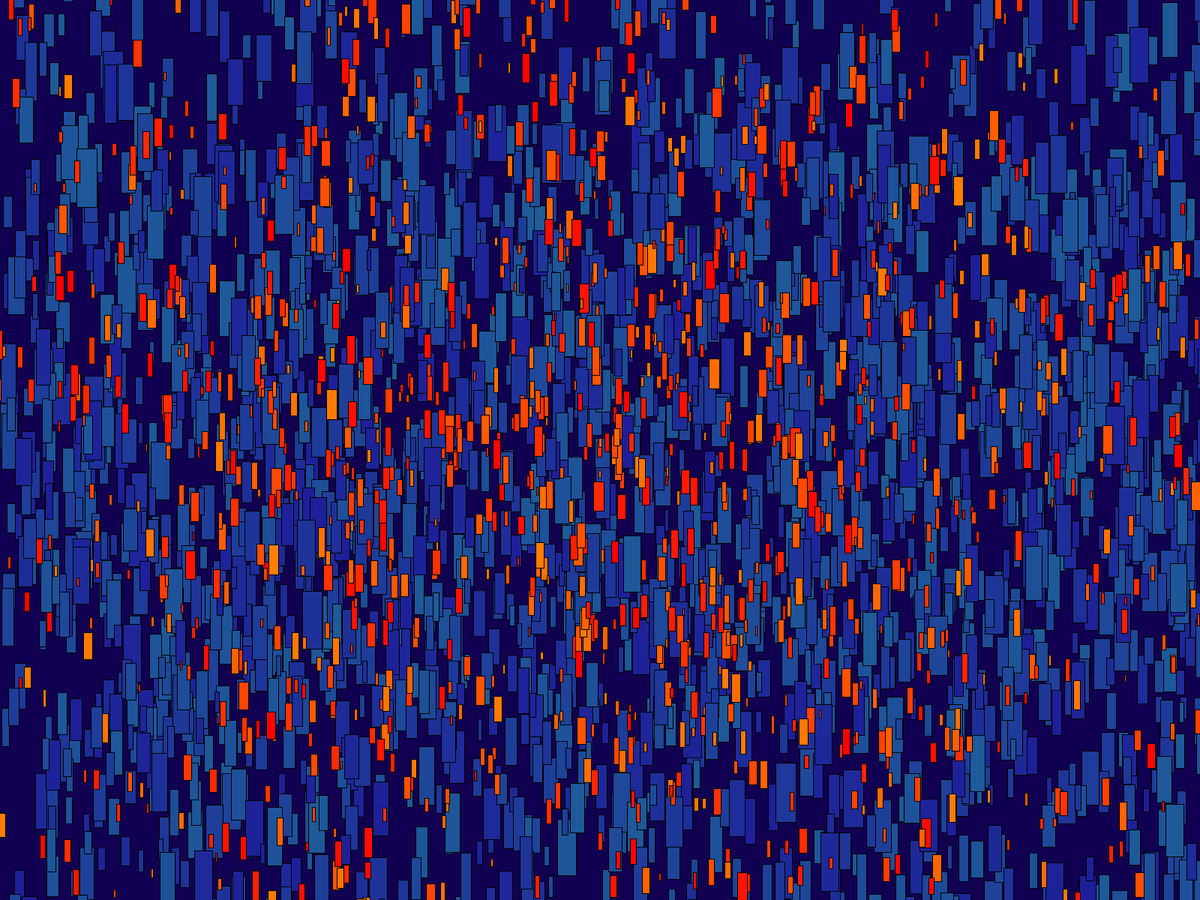
Frame 1 (no input)
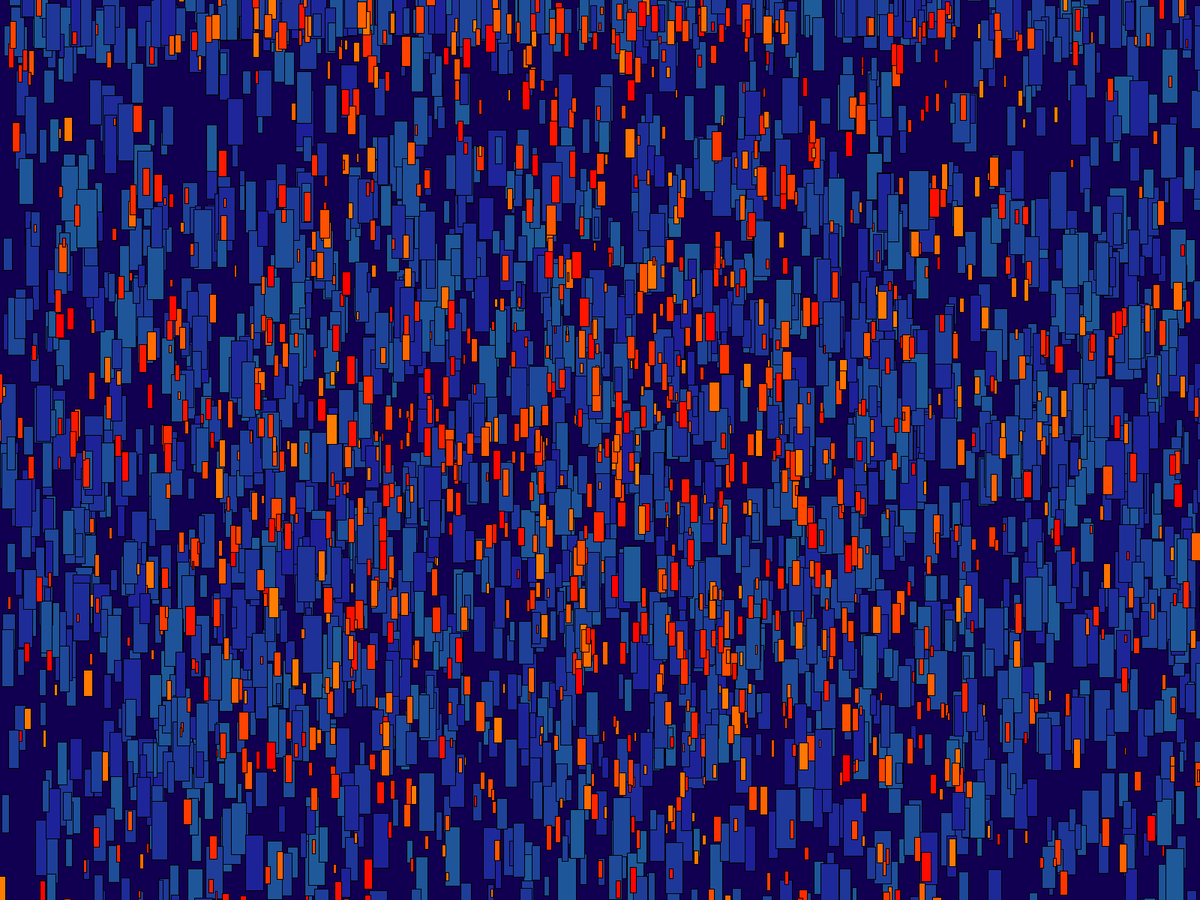
Frame 60 (the mouse pressed at the canvas centre just before this capture)
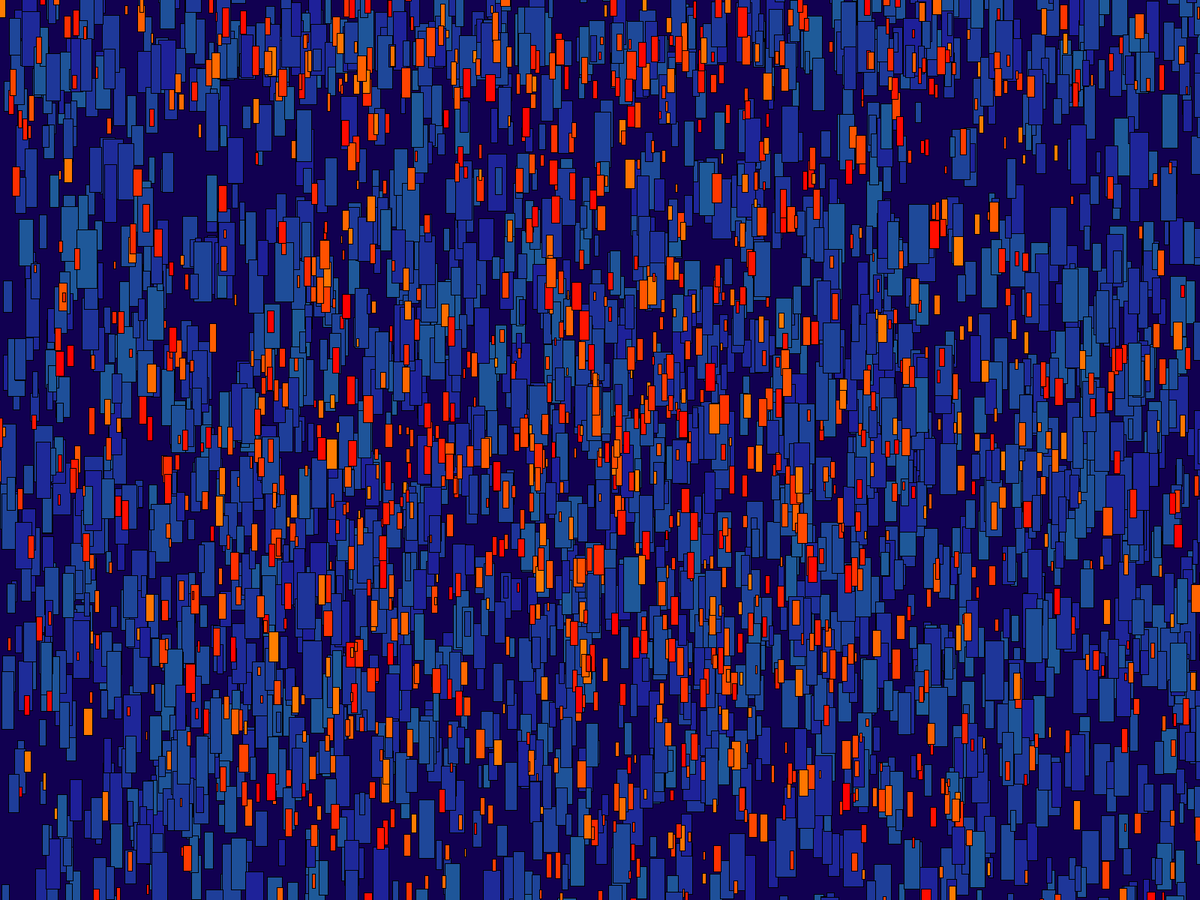
Frame 120 (the mouse held since frame 60 and released just before this capture)

The Processing sketch that drew these frames (run headless with seeded random() and noise(); from frame 60 on, the mouse is pressed at the canvas centre):

// Processing sketch: raining_cars
// ── raining_cars.pde
Car[] foregroundCars;
BackgroundCar[] backgroundCars;
int numForegroundCars = 1500;
int numBackgroundCars = 2500;

void setup() {
  //size(1600, 800);
  fullScreen();
  colorMode(HSB, 360, 100, 100, 1.0);
  
  backgroundCars = new BackgroundCar[numBackgroundCars];
  foregroundCars = new Car[numForegroundCars];
  for (int i = 0; i < numBackgroundCars; i++) {
    float l = random(width/60, width/20);
    float w = l * random(0.2, 0.35);
    color c = color(random(210, 240), 80, 60);
    backgroundCars[i] = new BackgroundCar(l, w, c);
  }
  for (int i = 0; i < numForegroundCars; i++) {
    float l = random(width/160, width/40);
    float w = l * random(0.2, 0.35);
    color c = color(random(0, 30), 100, 100);
    foregroundCars[i] = new Car(l, w, c);
  }
}

void draw() {
  background(253.17, 100, 32, 1.00);
  for (int i = 0; i < backgroundCars.length; i++) {
    backgroundCars[i].move();
    backgroundCars[i].display();
    
    // If car is off the grid, generate a new start position and size and stuff
    if (backgroundCars[i].ypos > height+backgroundCars[i].car_length) { 
      backgroundCars[i].reposition();
    }
  }
  
  for (int i = 0; i < foregroundCars.length; i++) {
    foregroundCars[i].move();
    foregroundCars[i].display();
    
    // If car is off the grid, generate a new start position and size and stuff
    if (foregroundCars[i].ypos > height+foregroundCars[i].car_length) { 
      foregroundCars[i].reposition();
    }
  }
}

// ── Car.pde
// Color pallette: https://applecolors.com/palette/21064-neon-at-night-palette
class Car {
  //float hue;
  //float saturation;
  //float brightness;
  color car_color;
  float car_length;
  float car_width;
  float xpos;
  float ypos;
  float speed;
  boolean horizontal;
  
  Car(float car_length, float car_width, color car_color) { 
    this.setParameters(car_length, car_width, car_color); 
  }

  void setParameters(float car_length, float car_width, color car_color) {
    // Size
    this.car_length = car_length;
    this.car_width = car_width;
    this.car_color = car_color;
    
    this.horizontal = false;

    // Position and speed
    this.xpos = width/2 + (width/3) * randomGaussian();
    this.ypos = height/2 + (height/3) * randomGaussian();    
    this.speed = max(0.1, 0.1 + randomGaussian() * 5/this.car_width);
    
    // Color
    //float r = random(0, 1);
    //if (r > 0.8) {this.hue = 54; this.saturation = 92; this.brightness = 95;}  // yellow
    //else if (r > 0.5) {this.hue = 327.57; this.saturation = 92; this.brightness = 100;}  // light pink
    //else {this.hue = 158.94; this.saturation = 42; this.brightness = 88;} // soft green
  }
  
  void move() {
    float dpos = this.speed + 0.001 * dist(this.xpos, this.ypos, width/2, height/2);
    this.ypos = this.ypos + dpos;
  }
  
  void reposition() {this.ypos = -this.car_length;}

  void display() {
    //this.fillDistortedColor();
    fill(this.car_color);
    if (this.horizontal) {rect(this.xpos,this.ypos,this.car_length,this.car_width);} 
    else {rect(this.xpos, this.ypos, this.car_width, this.car_length);}
  }
  
  void fillDistortedColor() {
    //double theta = generateNoise(this.xpos, this.ypos) * Math.PI * 3;
    //double hue_noise = Math.cos(theta)*10 + Math.cos(frameCount/100.0)*10;
    //double hue_distorted = this.hue + hue_noise;
    //color c = color((float)hue_distorted, this.saturation, this.brightness);
  }
  
  double generateNoise(float x, float y) {
    float z = frameCount / 400.0;
    float z2 = frameCount / 2000.0;
    float noiseX = 0.01 * (dist(this.xpos, this.ypos, width/2, height/2) + z2); 
    float noiseY = 0.01 * (dist(this.xpos, this.ypos, width/2, height/2) + z2); 
    return noise(noiseX, noiseY, z);
  }
}  // end Car class


class BackgroundCar extends Car {
  BackgroundCar(float car_length, float car_width, color car_color) {
    super(car_length, car_width, car_color);
    this.setParameters(car_length, car_width, car_color);
  }
  
  void setParameters(float car_length, float car_width, color car_color) {
    // Size
    this.car_length = car_length;
    this.car_width = car_width;
    this.car_color = car_color;
    
    
    this.horizontal = false;

    // Position and speed
    this.ypos = height/2 + (height/3) * randomGaussian();
    this.xpos = random(0, width);
    
    this.speed = max(0.1, 0.1 + randomGaussian() * 5/this.car_width);
    
    // Color
    //float r = random(0, 1);
    //if (r > 0.60) {this.hue = 177.53; this.saturation = 100; this.brightness = 76;}  // green
    //else if (r > 0.20) {this.hue = 261.57; this.saturation = 77; this.brightness = 78;}  // blue
    //else {this.hue = 0; this.saturation = 0; this.brightness = 100;}  // white
    //{this.brightness /= 2;}    
  }
}
